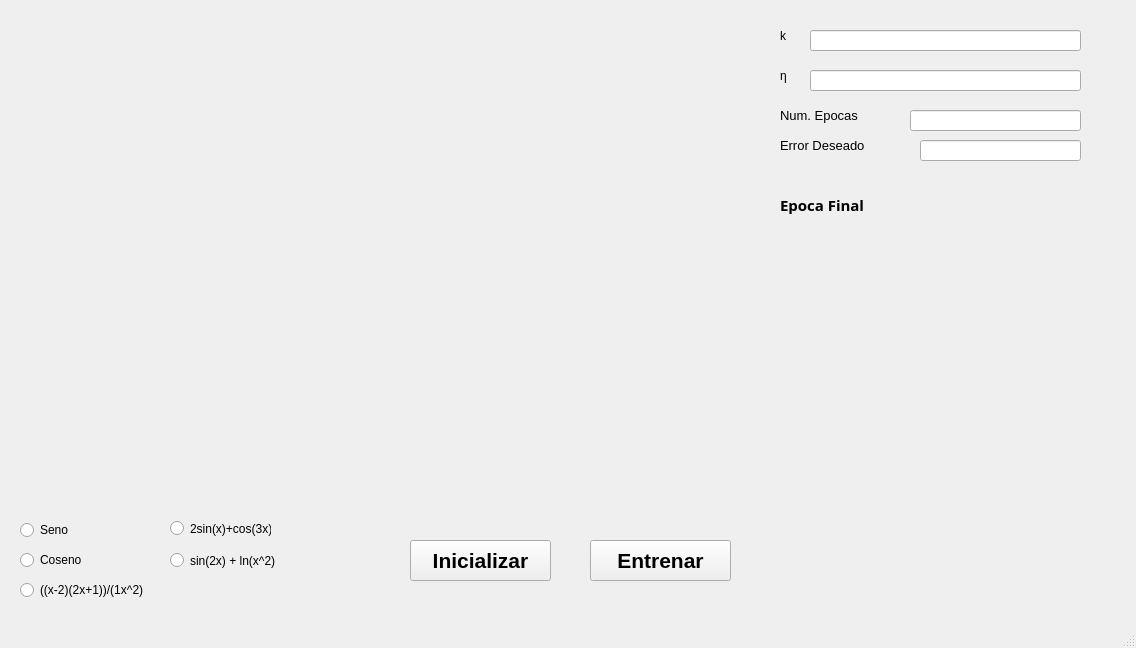
<?xml version="1.0" encoding="UTF-8"?>
<ui version="4.0">
 <class>MainWindow</class>
 <widget class="QMainWindow" name="MainWindow">
  <property name="geometry">
   <rect>
    <x>0</x>
    <y>0</y>
    <width>1136</width>
    <height>648</height>
   </rect>
  </property>
  <property name="windowTitle">
   <string>MainWindow</string>
  </property>
  <widget class="QWidget" name="centralWidget">
   <widget class="QLabel" name="lblLearningRate">
    <property name="geometry">
     <rect>
      <x>780</x>
      <y>60</y>
      <width>41</width>
      <height>31</height>
     </rect>
    </property>
    <property name="styleSheet">
     <string notr="true">font: 87 16pt &quot;Arial Black&quot;;</string>
    </property>
    <property name="text">
     <string>η</string>
    </property>
   </widget>
   <widget class="QLabel" name="lblNumEpocas">
    <property name="geometry">
     <rect>
      <x>780</x>
      <y>100</y>
      <width>131</width>
      <height>31</height>
     </rect>
    </property>
    <property name="styleSheet">
     <string notr="true">font: 87 16pt &quot;Arial Black&quot;;</string>
    </property>
    <property name="text">
     <string>&lt;html&gt;&lt;head/&gt;&lt;body&gt;&lt;p&gt;&lt;span style=&quot; font-size:10pt;&quot;&gt;Num. Epocas&lt;/span&gt;&lt;/p&gt;&lt;/body&gt;&lt;/html&gt;</string>
    </property>
   </widget>
   <widget class="QLineEdit" name="lineLearning">
    <property name="geometry">
     <rect>
      <x>810</x>
      <y>70</y>
      <width>271</width>
      <height>21</height>
     </rect>
    </property>
   </widget>
   <widget class="QLineEdit" name="lineEpocas">
    <property name="geometry">
     <rect>
      <x>910</x>
      <y>110</y>
      <width>171</width>
      <height>21</height>
     </rect>
    </property>
   </widget>
   <widget class="QLabel" name="lblNumEpoca">
    <property name="geometry">
     <rect>
      <x>950</x>
      <y>190</y>
      <width>41</width>
      <height>20</height>
     </rect>
    </property>
    <property name="text">
     <string/>
    </property>
   </widget>
   <widget class="QPushButton" name="bttnEntrenar">
    <property name="geometry">
     <rect>
      <x>590</x>
      <y>540</y>
      <width>141</width>
      <height>41</height>
     </rect>
    </property>
    <property name="font">
     <font>
      <family>Arial</family>
      <pointsize>16</pointsize>
      <weight>75</weight>
      <bold>true</bold>
     </font>
    </property>
    <property name="text">
     <string>Entrenar</string>
    </property>
   </widget>
   <widget class="QWidget" name="widget" native="true">
    <property name="geometry">
     <rect>
      <x>10</x>
      <y>20</y>
      <width>751</width>
      <height>231</height>
     </rect>
    </property>
   </widget>
   <widget class="QLabel" name="lblEpocaFinal">
    <property name="geometry">
     <rect>
      <x>780</x>
      <y>190</y>
      <width>161</width>
      <height>31</height>
     </rect>
    </property>
    <property name="font">
     <font>
      <family>Arial Black</family>
      <weight>75</weight>
      <bold>true</bold>
     </font>
    </property>
    <property name="text">
     <string>&lt;html&gt;&lt;head/&gt;&lt;body&gt;&lt;p&gt;&lt;span style=&quot; font-size:11pt;&quot;&gt;Epoca Final&lt;/span&gt;&lt;/p&gt;&lt;/body&gt;&lt;/html&gt;</string>
    </property>
   </widget>
   <widget class="QLabel" name="lblencontrado">
    <property name="geometry">
     <rect>
      <x>780</x>
      <y>210</y>
      <width>161</width>
      <height>20</height>
     </rect>
    </property>
    <property name="font">
     <font>
      <family>Arial Black</family>
      <weight>75</weight>
      <bold>true</bold>
     </font>
    </property>
    <property name="text">
     <string/>
    </property>
   </widget>
   <widget class="QLineEdit" name="lineErrorDeseado">
    <property name="geometry">
     <rect>
      <x>920</x>
      <y>140</y>
      <width>161</width>
      <height>21</height>
     </rect>
    </property>
   </widget>
   <widget class="QLabel" name="lblErrorDeseado">
    <property name="geometry">
     <rect>
      <x>780</x>
      <y>130</y>
      <width>141</width>
      <height>31</height>
     </rect>
    </property>
    <property name="styleSheet">
     <string notr="true">font: 87 16pt &quot;Arial Black&quot;;</string>
    </property>
    <property name="text">
     <string>&lt;html&gt;&lt;head/&gt;&lt;body&gt;&lt;p&gt;&lt;span style=&quot; font-size:10pt;&quot;&gt;Error Deseado&lt;/span&gt;&lt;/p&gt;&lt;/body&gt;&lt;/html&gt;</string>
    </property>
   </widget>
   <widget class="QRadioButton" name="rbSeno">
    <property name="geometry">
     <rect>
      <x>20</x>
      <y>520</y>
      <width>95</width>
      <height>20</height>
     </rect>
    </property>
    <property name="text">
     <string>Seno</string>
    </property>
   </widget>
   <widget class="QRadioButton" name="rbCoseno">
    <property name="geometry">
     <rect>
      <x>20</x>
      <y>550</y>
      <width>95</width>
      <height>20</height>
     </rect>
    </property>
    <property name="text">
     <string>Coseno</string>
    </property>
   </widget>
   <widget class="QRadioButton" name="rbFuncion3">
    <property name="geometry">
     <rect>
      <x>20</x>
      <y>580</y>
      <width>141</width>
      <height>20</height>
     </rect>
    </property>
    <property name="text">
     <string>((x-2)(2x+1))/(1x^2)</string>
    </property>
   </widget>
   <widget class="QLabel" name="lblK">
    <property name="geometry">
     <rect>
      <x>780</x>
      <y>20</y>
      <width>41</width>
      <height>31</height>
     </rect>
    </property>
    <property name="styleSheet">
     <string notr="true">font: 87 16pt &quot;Arial Black&quot;;</string>
    </property>
    <property name="text">
     <string>k</string>
    </property>
   </widget>
   <widget class="QLineEdit" name="lineK">
    <property name="geometry">
     <rect>
      <x>810</x>
      <y>30</y>
      <width>271</width>
      <height>21</height>
     </rect>
    </property>
   </widget>
   <widget class="QPushButton" name="bttnInicializar">
    <property name="geometry">
     <rect>
      <x>410</x>
      <y>540</y>
      <width>141</width>
      <height>41</height>
     </rect>
    </property>
    <property name="font">
     <font>
      <family>Arial</family>
      <pointsize>16</pointsize>
      <weight>75</weight>
      <bold>true</bold>
     </font>
    </property>
    <property name="text">
     <string>Inicializar</string>
    </property>
   </widget>
   <widget class="QWidget" name="widget_gaussianas" native="true">
    <property name="geometry">
     <rect>
      <x>10</x>
      <y>270</y>
      <width>751</width>
      <height>231</height>
     </rect>
    </property>
   </widget>
   <widget class="QWidget" name="widget_error" native="true">
    <property name="geometry">
     <rect>
      <x>780</x>
      <y>270</y>
      <width>331</width>
      <height>231</height>
     </rect>
    </property>
   </widget>
   <widget class="QRadioButton" name="rbFuncion4">
    <property name="geometry">
     <rect>
      <x>170</x>
      <y>520</y>
      <width>101</width>
      <height>17</height>
     </rect>
    </property>
    <property name="text">
     <string>2sin(x)+cos(3x)</string>
    </property>
   </widget>
   <widget class="QRadioButton" name="rbFuncion5">
    <property name="geometry">
     <rect>
      <x>170</x>
      <y>550</y>
      <width>211</width>
      <height>21</height>
     </rect>
    </property>
    <property name="text">
     <string>sin(2x) + ln(x^2)</string>
    </property>
   </widget>
  </widget>
  <widget class="QStatusBar" name="statusBar"/>
 </widget>
 <layoutdefault spacing="6" margin="11"/>
 <resources/>
 <connections/>
</ui>
